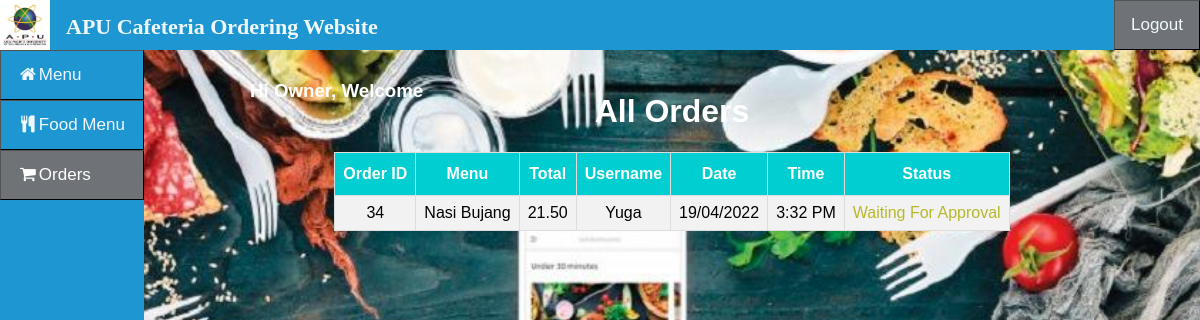
The page /Staff/Orders.php (signed in) on the database its author committed.
### tables this page shows
CREATE TABLE `orders` (
  `id` int(9) NOT NULL,
  `datetime` timestamp NOT NULL DEFAULT current_timestamp(),
  `username` varchar(255) NOT NULL,
  `menuID` varchar(99) NOT NULL,
  `category` varchar(255) NOT NULL,
  `total` float(9,2) NOT NULL,
  `receipt` varchar(255) DEFAULT NULL,
  `status` int(9) NOT NULL
);

CREATE TABLE `menu` (
  `id` int(9) NOT NULL,
  `name` varchar(255) NOT NULL,
  `price` float(8,2) NOT NULL,
  `image` varchar(255) DEFAULT NULL,
  `category` int(9) NOT NULL
);

### Staff/Orders.php (the view, shortened to what this page needs)
<?php
if(isset ($_SESSION["username"]))
{	include "Header.php";
	$category = $_SESSION['ownerCategory'];?>
<!DOCTYPE html>
<html>
<head>
</head>
<body>
	<div class="main">
<?php
		$queryGet = "select * from ordersub WHERE category = '$category'";
		$resultGet = mysqli_query($link,$queryGet);
		echo "<h1 align='center'>All Orders</h1>";
?>
	<table id="table" border="1" align="center">
		<tr>
			<th>Order ID</th>
			<th>Menu</th>
			<th>Total</th>
			<th>Username</th>
			<th>Date</th>
			<th>Time</th>
			<th>Status</th>
		</tr>
<?php	$no=1;
		while($row= mysqli_fetch_array($resultGet, MYSQLI_BOTH))
		{
			$queryGetOrd = "select * from orders WHERE id = '".$row['orderID']."'";
			$resultGetOrd = mysqli_query($link,$queryGetOrd);
		while($rowOrd= mysqli_fetch_array($resultGetOrd, MYSQLI_BOTH))
		{
			$tmp = $rowOrd['datetime'];
            $Dtime = new DateTime($tmp);
			$date = $Dtime->format('d/m/Y');
			$time = $Dtime->format('g:i A');
		?>
		<tr>
			<td><?php echo $rowOrd['id'];?></td>
			<td><?php
				$menuarr = explode("|",$row['menu']);
				foreach ($menuarr as $item){
					$resultGetMenu = mysqli_query($link,"SELECT name FROM menu WHERE id = '".$item."'");
					$rowMenu = mysqli_fetch_array($resultGetMenu, MYSQLI_BOTH);
					echo $rowMenu['name'];
					echo "<br>";
				}?>
			</td>
			<td><?php echo $rowOrd['total'];?></td>
			<td><?php echo $rowOrd['username'];?></td>
			<td><?php echo $date;?></td>
			<td><?php echo $time;?></td>
			<td><?php
			if($rowOrd['status']=="1")	echo "<p style='color: #b7b72c;'>Waiting For Approval</p>";
			?></td>
		</tr>
		<?php	$no++;	}}?>
	</table>
<?php
}
else	{
	echo "No session exists or session has expired. Please log in again ";
	echo "Page will be redirect in 5 seconds";
	header('Refresh: 5; ../Auth/Login.php');
}
?>
</div>
</body>
</html>

### css/topNav.css (style rules this page uses)
* { box-sizing: border-box; }
body { margin: 0; font-family: Arial, Helvetica, sans-serif !important; background-image: url("bc5.jpg"); background-position: center; background-size: cover; background-attachment: fixed; position:absolute; top:10%; max-width: -webkit-fill-available; right: 0px; left: 0px; }
h1, h2 { text-align:center; color:white; }
#table { font-family: "Trebuchet MS", Arial, Helvetica, sans-serif; border-collapse: collapse; margin-bottom : 50px; }
#table td, #table th { border: 1px solid #ddd; padding: 8px; text-align: center; max-width: auto; }
#table tr { background-color: #f2f2f2; }
#table th { padding-top: 12px; padding-bottom: 12px; text-align: center; background-color: #00CED1; color: white; max-width: auto; background-position: center; }

### Staff/Header.php (style rules this page uses)
body { font-family: "Lato", sans-serif; }
.main { margin-left: 12%; padding: 0px 10px; margin-top:-30px; }

### rows shown on the page
orders: id "34", total "21.50", username "Yuga", datetime "19/04/2022", datetime "3:32 PM", status "Waiting For Approval"
menu: name "Nasi Bujang"

### other values the page prints
$_SESSION["username"] "Owner"
